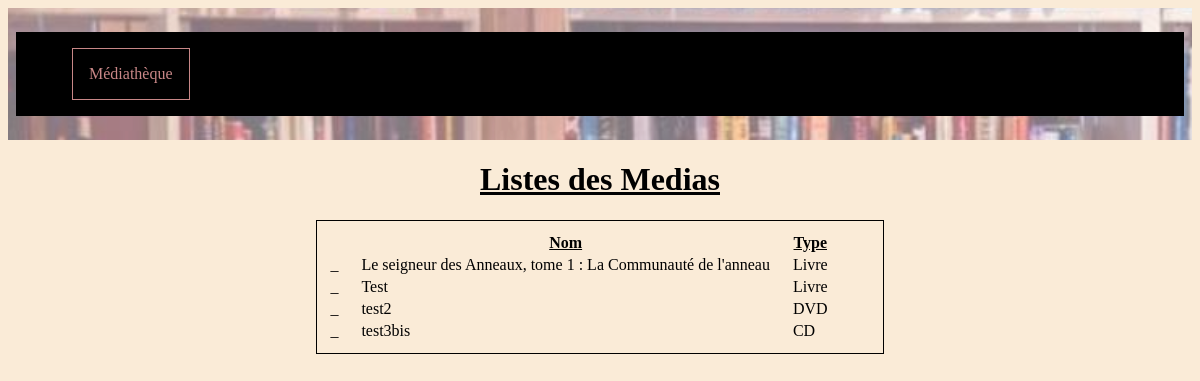
The app's page /, older data.
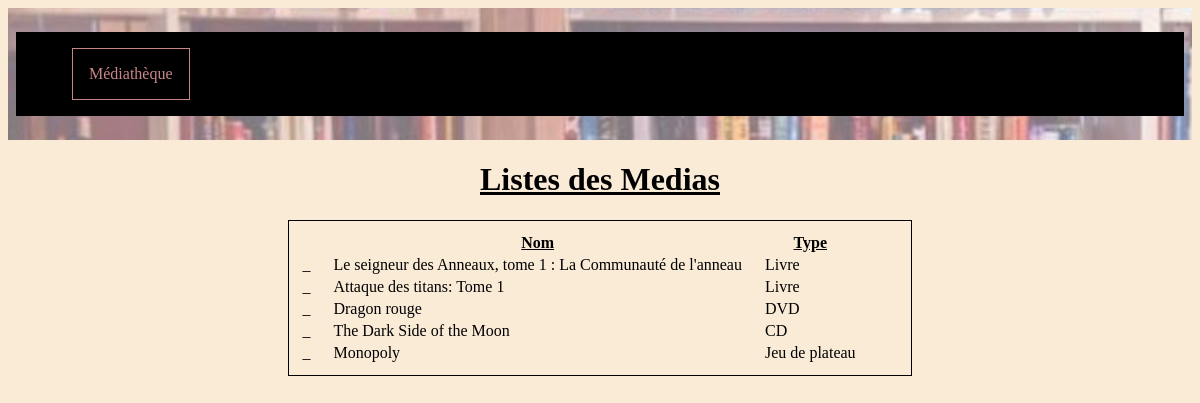
The same page, newer data.
### bibliothecaire/models.py (models this page shows)
class Media(models.Model):
    name = models.fields.CharField(max_length=150)
    type = models.CharField(max_length=150)
    stock = models.CharField(max_length=150)

### membre/views.py (the view)
# urls.py: path('', views.listemedias),
def listemedias(request):
    medias = Media.objects.all()
    return render(request, 'membre/medias/lists.html',
                  {'medias': medias})

### membre/templates/membre/medias/lists.html
{% load static %}
<link rel="stylesheet" type="text/css" href="{% static 'css/style.css' %}" />
<link rel="stylesheet" type="text/css" href="{% static 'css/header.css' %}" />
<header>
    <div class="navbar">
        <ul>
            <li>
              <a class="mediatheque">Médiathèque</a>
            </li>
        </ul>
    </div>
</header>
<body>
    <div class="media">
        <h1>Listes des Medias</h1>
            {% if medias %}
 <table>
        <thead>
            <th></th>
            <th><u>Nom</u></th>
            <th><u>Type</u></th>
            <th></th>
        </thead>
        <tbody>
           {% for media in medias %}
           <tr>
               <td>_ </td>
               <td>{{ media.name }}</td>
               <td>{{ media.type }}</td>
           </tr>
           {% endfor %}
        </tbody>
    </table>
            {% else %}
                <p>Aucun media trouvé</p>
            {% endif %}
    </div>
</body>

Row changes from the older to the newer data that the page shows:
changed Media: name "Test" → "Attaque des titans: Tome 1"
changed Media "DVD": name "test2" → "Dragon rouge"
changed Media "CD": name "test3bis" → "The Dark Side of the Moon"
added Media: name "Monopoly", type "Jeu de plateau"
